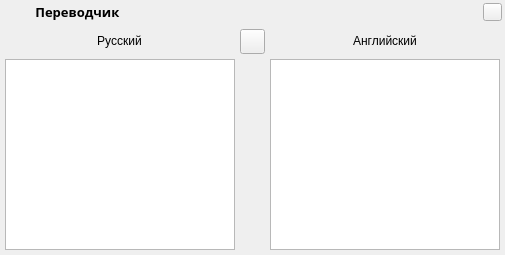
<?xml version="1.0" encoding="UTF-8"?>
<ui version="4.0">
 <class>TranslitWidget</class>
 <widget class="QFrame" name="TranslitWidget">
  <property name="geometry">
   <rect>
    <x>0</x>
    <y>0</y>
    <width>505</width>
    <height>255</height>
   </rect>
  </property>
  <layout class="QVBoxLayout" name="vL">
   <property name="spacing">
    <number>0</number>
   </property>
   <property name="leftMargin">
    <number>0</number>
   </property>
   <property name="topMargin">
    <number>0</number>
   </property>
   <property name="rightMargin">
    <number>0</number>
   </property>
   <property name="bottomMargin">
    <number>0</number>
   </property>
   <item>
    <widget class="QFrame" name="f_title">
     <property name="maximumSize">
      <size>
       <width>16777215</width>
       <height>24</height>
      </size>
     </property>
     <layout class="QHBoxLayout" name="hL">
      <property name="spacing">
       <number>10</number>
      </property>
      <property name="leftMargin">
       <number>3</number>
      </property>
      <property name="topMargin">
       <number>3</number>
      </property>
      <property name="rightMargin">
       <number>3</number>
      </property>
      <property name="bottomMargin">
       <number>3</number>
      </property>
      <item>
       <widget class="QLabel" name="l_icon_title">
        <property name="minimumSize">
         <size>
          <width>19</width>
          <height>19</height>
         </size>
        </property>
        <property name="maximumSize">
         <size>
          <width>19</width>
          <height>19</height>
         </size>
        </property>
        <property name="pixmap">
         <pixmap>:/img/img_1.png</pixmap>
        </property>
        <property name="scaledContents">
         <bool>true</bool>
        </property>
       </widget>
      </item>
      <item>
       <widget class="QLabel" name="l_title">
        <property name="font">
         <font>
          <family>Biennale Black</family>
          <pointsize>10</pointsize>
          <weight>75</weight>
          <bold>true</bold>
         </font>
        </property>
        <property name="text">
         <string> Переводчик</string>
        </property>
       </widget>
      </item>
      <item>
       <widget class="QPushButton" name="btn_hide">
        <property name="maximumSize">
         <size>
          <width>19</width>
          <height>16777215</height>
         </size>
        </property>
        <property name="icon">
         <iconset>
          <normaloff>:/img/img_9.png</normaloff>:/img/img_9.png</iconset>
        </property>
        <property name="iconSize">
         <size>
          <width>20</width>
          <height>20</height>
         </size>
        </property>
       </widget>
      </item>
     </layout>
    </widget>
   </item>
   <item>
    <layout class="QGridLayout" name="gL">
     <property name="leftMargin">
      <number>5</number>
     </property>
     <property name="topMargin">
      <number>5</number>
     </property>
     <property name="rightMargin">
      <number>5</number>
     </property>
     <property name="bottomMargin">
      <number>5</number>
     </property>
     <property name="spacing">
      <number>5</number>
     </property>
     <item row="0" column="0" alignment="Qt::AlignHCenter|Qt::AlignVCenter">
      <widget class="QLabel" name="l_from_lang">
       <property name="text">
        <string>Русский</string>
       </property>
       <property name="alignment">
        <set>Qt::AlignCenter</set>
       </property>
      </widget>
     </item>
     <item row="0" column="1">
      <widget class="QPushButton" name="btn_swap_lang">
       <property name="minimumSize">
        <size>
         <width>25</width>
         <height>25</height>
        </size>
       </property>
       <property name="maximumSize">
        <size>
         <width>25</width>
         <height>25</height>
        </size>
       </property>
       <property name="focusPolicy">
        <enum>Qt::NoFocus</enum>
       </property>
       <property name="toolTip">
        <string>Смена языка</string>
       </property>
       <property name="text">
        <string/>
       </property>
       <property name="icon">
        <iconset>
         <normaloff>:/img/img_0.png</normaloff>:/img/img_0.png</iconset>
       </property>
       <property name="iconSize">
        <size>
         <width>20</width>
         <height>20</height>
        </size>
       </property>
      </widget>
     </item>
     <item row="0" column="2" alignment="Qt::AlignHCenter|Qt::AlignVCenter">
      <widget class="QLabel" name="l_to_lang">
       <property name="text">
        <string>Английский</string>
       </property>
       <property name="alignment">
        <set>Qt::AlignCenter</set>
       </property>
      </widget>
     </item>
     <item row="1" column="0">
      <widget class="QTextEdit" name="tE_1">
       <property name="font">
        <font>
         <pointsize>12</pointsize>
        </font>
       </property>
       <property name="contextMenuPolicy">
        <enum>Qt::CustomContextMenu</enum>
       </property>
       <property name="autoFormatting">
        <set>QTextEdit::AutoAll</set>
       </property>
      </widget>
     </item>
     <item row="1" column="2">
      <widget class="QTextEdit" name="tE_2">
       <property name="font">
        <font>
         <pointsize>12</pointsize>
        </font>
       </property>
       <property name="contextMenuPolicy">
        <enum>Qt::CustomContextMenu</enum>
       </property>
       <property name="autoFormatting">
        <set>QTextEdit::AutoAll</set>
       </property>
       <property name="readOnly">
        <bool>true</bool>
       </property>
      </widget>
     </item>
    </layout>
   </item>
  </layout>
  <action name="action_1">
   <property name="text">
    <string>Отменить действие</string>
   </property>
   <property name="shortcut">
    <string>Ctrl+Z</string>
   </property>
  </action>
  <action name="action_2">
   <property name="text">
    <string>Повторить действие</string>
   </property>
   <property name="shortcut">
    <string>Ctrl+Y</string>
   </property>
  </action>
  <action name="action_3">
   <property name="text">
    <string>Вырезать</string>
   </property>
   <property name="shortcut">
    <string>Ctrl+X</string>
   </property>
  </action>
  <action name="action_4">
   <property name="text">
    <string>Копировать</string>
   </property>
   <property name="shortcut">
    <string>Ctrl+C</string>
   </property>
  </action>
  <action name="action_5">
   <property name="text">
    <string>Вставить</string>
   </property>
   <property name="shortcut">
    <string>Ctrl+V</string>
   </property>
  </action>
  <action name="action_6">
   <property name="text">
    <string>Удалить все</string>
   </property>
   <property name="shortcut">
    <string>Del</string>
   </property>
  </action>
  <action name="action_7">
   <property name="text">
    <string>Выбрать все</string>
   </property>
  </action>
 </widget>
 <resources/>
 <connections>
  <connection>
   <sender>btn_hide</sender>
   <signal>clicked()</signal>
   <receiver>TranslitWidget</receiver>
   <slot>hide()</slot>
   <hints>
    <hint type="sourcelabel">
     <x>492</x>
     <y>12</y>
    </hint>
    <hint type="destinationlabel">
     <x>252</x>
     <y>127</y>
    </hint>
   </hints>
  </connection>
 </connections>
</ui>
